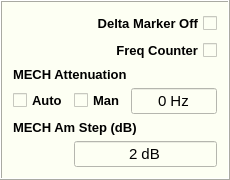
  <widget class="QFrame" name="frame_3">
   <property name="geometry">
    <rect>
     <x>1060</x>
     <y>132</y>
     <width>230</width>
     <height>171</height>
    </rect>
   </property>
   <property name="styleSheet">
    <string notr="true">background-color: rgb(253, 255, 243);</string>
   </property>
   <property name="frameShape">
    <enum>QFrame::Box</enum>
   </property>
   <property name="frameShadow">
    <enum>QFrame::Raised</enum>
   </property>
   <layout class="QGridLayout" name="gridLayout_8">
    <item row="0" column="0">
     <layout class="QGridLayout" name="gridLayout_7">
      <item row="0" column="0" colspan="3">
       <widget class="QCheckBox" name="Del_Mrk_Off">
        <property name="font">
         <font>
          <family>Arial</family>
          <pointsize>10</pointsize>
          <weight>75</weight>
          <bold>true</bold>
         </font>
        </property>
        <property name="layoutDirection">
         <enum>Qt::RightToLeft</enum>
        </property>
        <property name="text">
         <string>Delta Marker Off</string>
        </property>
       </widget>
      </item>
      <item row="1" column="0" colspan="3">
       <widget class="QCheckBox" name="Freq_Counter">
        <property name="font">
         <font>
          <family>Arial</family>
          <pointsize>10</pointsize>
          <weight>75</weight>
          <bold>true</bold>
         </font>
        </property>
        <property name="layoutDirection">
         <enum>Qt::RightToLeft</enum>
        </property>
        <property name="text">
         <string>Freq Counter</string>
        </property>
       </widget>
      </item>
      <item row="2" column="0" colspan="3">
       <widget class="QLabel" name="label_11">
        <property name="font">
         <font>
          <pointsize>10</pointsize>
          <weight>75</weight>
          <bold>true</bold>
         </font>
        </property>
        <property name="text">
         <string>MECH Attenuation</string>
        </property>
       </widget>
      </item>
      <item row="3" column="0">
       <widget class="QCheckBox" name="Mech_Auto">
        <property name="font">
         <font>
          <pointsize>10</pointsize>
          <weight>75</weight>
          <bold>true</bold>
         </font>
        </property>
        <property name="text">
         <string>Auto</string>
        </property>
       </widget>
      </item>
      <item row="3" column="1">
       <widget class="QCheckBox" name="Mech_Man">
        <property name="font">
         <font>
          <family>Arial</family>
          <pointsize>10</pointsize>
          <weight>75</weight>
          <bold>true</bold>
         </font>
        </property>
        <property name="text">
         <string>Man</string>
        </property>
       </widget>
      </item>
      <item row="3" column="2">
       <widget class="QLineEdit" name="lineEdit_5">
        <property name="font">
         <font>
          <family>Arial</family>
          <pointsize>11</pointsize>
         </font>
        </property>
        <property name="text">
         <string>0 Hz</string>
        </property>
        <property name="alignment">
         <set>Qt::AlignCenter</set>
        </property>
       </widget>
      </item>
      <item row="4" column="0" colspan="3">
       <widget class="QLabel" name="label_12">
        <property name="font">
         <font>
          <family>Arial</family>
          <pointsize>10</pointsize>
          <weight>75</weight>
          <bold>true</bold>
         </font>
        </property>
        <property name="text">
         <string>MECH Am Step (dB)</string>
        </property>
       </widget>
      </item>
      <item row="5" column="1" colspan="2">
       <widget class="QLineEdit" name="lineEdit_Mech_Step">
        <property name="font">
         <font>
          <family>Arial</family>
          <pointsize>11</pointsize>
         </font>
        </property>
        <property name="text">
         <string>2 dB</string>
        </property>
        <property name="alignment">
         <set>Qt::AlignCenter</set>
        </property>
       </widget>
      </item>
     </layout>
    </item>
   </layout>
  </widget>
